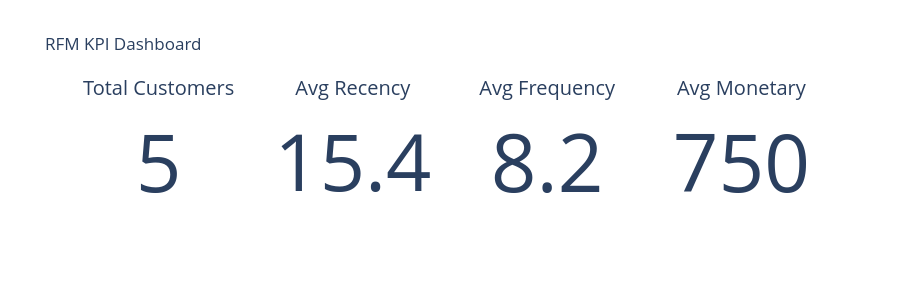

The cell this chart's notebook holds for it:
### Code cell
# KPI Dashboard
total_customers = rfm.shape[0]
avg_recency = rfm['Recency'].mean()
avg_frequency = rfm['Frequency'].mean()
avg_monetary = rfm['Monetary'].mean()

fig_kpi = make_subplots(rows=1, cols=4,
                        specs=[[{"type": "indicator"}]*4])

fig_kpi.add_trace(go.Indicator(mode="number",
                               value=total_customers,
                               title="Total Customers"), row=1, col=1)

fig_kpi.add_trace(go.Indicator(mode="number",
                               value=round(avg_recency,1),
                               title="Avg Recency"), row=1, col=2)

fig_kpi.add_trace(go.Indicator(mode="number",
                               value=round(avg_frequency,1),
                               title="Avg Frequency"), row=1, col=3)

fig_kpi.add_trace(go.Indicator(mode="number",
                               value=round(avg_monetary,1),
                               title="Avg Monetary"), row=1, col=4)

fig_kpi.update_layout(height=300, title="RFM KPI Dashboard")
fig_kpi.show()

### Figure 1 — Plotly figure (JSON) as saved in the notebook; plotly's stock layout.template omitted (floating-point values rounded to 4 significant figures)
{"data": [{"domain": {"x": [0, 0.2125], "y": [0, 1]}, "mode": "number", "title": {"text": "Total Customers"}, "type": "indicator", "value": 5}, {"domain": {"x": [0.2625, 0.475], "y": [0, 1]}, "mode": "number", "title": {"text": "Avg Recency"}, "type": "indicator", "value": 15.4}, {"domain": {"x": [0.525, 0.7375], "y": [0, 1]}, "mode": "number", "title": {"text": "Avg Frequency"}, "type": "indicator", "value": 8.2}, {"domain": {"x": [0.7875, 1], "y": [0, 1]}, "mode": "number", "title": {"text": "Avg Monetary"}, "type": "indicator", "value": 750}], "layout": {"height": 300, "title": {"text": "RFM KPI Dashboard"}}}
